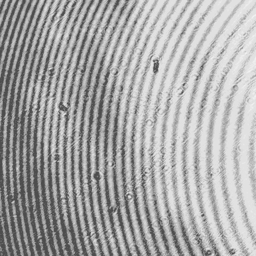
#> input picture raw/78 (1).bmp, 256 x 256 px, shrunk from 511 x 511 before the run; its folder holds 4 pictures in this run
$ python main.py
#> lines starting #> are read from the running program, lines starting #| are printed output that depends on the picture; after the words box and inside, x2 and y2 are one past the last pixel; in counts of white or black regions, pixels touching at a corner belong together; long printed decimals are rounded
### src/core.py
import numpy as np
import cv2
from scipy.optimize import minimize

def _detect_sideband(amp, H, W, min_area=5, margin=5.0):
    """
    Thuật toán nhận diện vùng Fourier tự động (Otsu + Morphology nâng ngưỡng 1%)
    được copy chính xác từ fourier_region_recognition của multiangle_phase_retrieval,
    chỉ thay đổi hướng chọn búp phổ sang bên PHẢI (centroid_x > cx).
    """
    cx, cy = W // 2, H // 2

    # 1. Tính ngưỡng Otsu khởi đầu (GTL) trên RAW amplitude
    amp_flat = amp.ravel()
    nbins = 256
    hist, bin_edges = np.histogram(amp_flat, bins=nbins)
    bin_centers = (bin_edges[:-1] + bin_edges[1:]) / 2.0

    total = hist.sum()
    sum_total = np.sum(bin_centers * hist)
    sum_bg = 0.0
    weight_bg = 0
    max_variance = 0.0
    best_threshold = bin_centers[0]

    for i in range(nbins):
        weight_bg += hist[i]
        if weight_bg == 0:
            continue
        weight_fg = total - weight_bg
        if weight_fg == 0:
            break
        sum_bg += bin_centers[i] * hist[i]
        mean_bg = sum_bg / weight_bg
        mean_fg = (sum_total - sum_bg) / weight_fg
        variance = weight_bg * weight_fg * (mean_bg - mean_fg) ** 2
        if variance > max_variance:
            max_variance = variance
            best_threshold = bin_centers[i]

    gtl = best_threshold

    T = gtl
    step = 0.01 * gtl
    max_iter = 200
    best_components = None
    num_labels_prev = 0

    # Kernel morphology
    kernel_close = cv2.getStructuringElement(cv2.MORPH_ELLIPSE, (11, 11))
    kernel_open = cv2.getStructuringElement(cv2.MORPH_ELLIPSE, (5, 5))

    def _threshold_and_regionprops(threshold):
        bw = (amp > threshold).astype(np.uint8) * 255
        contours, _ = cv2.findContours(bw, cv2.RETR_EXTERNAL, cv2.CHAIN_APPROX_SIMPLE)
        bw_area = np.zeros_like(bw)
        for cnt in contours:
            if cv2.contourArea(cnt) > min_area:
                cv2.drawContours(bw_area, [cnt], -1, 255, -1)
        bw_close = cv2.morphologyEx(bw_area, cv2.MORPH_CLOSE, kernel_close)
        contours_fill, _ = cv2.findContours(bw_close, cv2.RETR_EXTERNAL, cv2.CHAIN_APPROX_SIMPLE)
        bw_filled = np.zeros_like(bw_close)
        cv2.drawContours(bw_filled, contours_fill, -1, 255, -1)
        bw_open = cv2.morphologyEx(bw_filled, cv2.MORPH_OPEN, kernel_open)
        num_labels, labels, stats, centroids = cv2.connectedComponentsWithStats(bw_open)
        comps = []
        for label_idx in range(1, num_labels):
            area = stats[label_idx, cv2.CC_STAT_AREA]
            if area >= min_area:
                comps.append({
                    'centroid': centroids[label_idx].copy(),
                    'bbox': (stats[label_idx, cv2.CC_STAT_LEFT],
                             stats[label_idx, cv2.CC_STAT_TOP],
                             stats[label_idx, cv2.CC_STAT_WIDTH],
                             stats[label_idx, cv2.CC_STAT_HEIGHT]),
                    'area': int(area)
                })
        return bw_open, comps

    # Bước 1: Lưu ảnh nhị phân tại GTL
    step1_binary, step1_components = _threshold_and_regionprops(gtl)

    # Bước 2: Tăng ngưỡng 1% GTL cho đến khi số vùng bằng 3
    for _ in range(max_iter):
        _, components = _threshold_and_regionprops(T)
        if len(components) == 3:
            best_components = components
            break
        elif len(components) == 2 and (best_components is None or num_labels_prev != 3):
            best_components = components
        elif len(components) == 1 and best_components is None:
            best_components = components

        num_labels_prev = len(components)
        T += step
        if T >= amp.max():
            break

    if best_components is None:
        best_components = components if len(components) > 0 else []

    # Phân loại: DC gần tâm nhất
    if len(best_components) > 0:
        dc_comp = min(best_components, key=lambda c: (c['centroid'][0] - cx)**2 + (c['centroid'][1] - cy)**2)
        sidebands = [c for c in best_components if c is not dc_comp]
    else:
        sidebands = []

    if len(sidebands) > 0:
        # Chọn búp ở nửa PHẢI (centroid_x > cx)
        right_sidebands = [c for c in sidebands if c['centroid'][0] > cx]
        if len(right_sidebands) > 0:
            target_comp = max(right_sidebands, key=lambda c: c['area'])
        else:
            target_comp = max(sidebands, key=lambda c: c['centroid'][0])

        target_cx, target_cy = target_comp['centroid']

        # Bước 3: Tìm vùng lớn ở Bước 1
        best_step1_dist = float('inf')
        best_step1_comp = None
        for c in step1_components:
            d = np.sqrt((c['centroid'][0] - target_cx)**2 + (c['centroid'][1] - target_cy)**2)
            if d < best_step1_dist:
                best_step1_dist = d
                best_step1_comp = c

        if best_step1_comp is not None:
            left, top, w, h = best_step1_comp['bbox']
            px, py = best_step1_comp['centroid']
        else:
            left, top, w, h = target_comp['bbox']
            px, py = target_cx, target_cy

        rx = w / 2.0 + margin
        ry = h / 2.0 + margin
    else:
        # Fallback peak search ở nửa bên PHẢI
        search_amp = amp.copy()
        y_coords = np.arange(H)
        x_coords = np.arange(W)
        X_grid, Y_grid = np.meshgrid(x_coords, y_coords)
        dist_from_dc = np.sqrt((X_grid - cx)**2 + (Y_grid - cy)**2)
        search_amp[dist_from_dc < 15] = 0
        search_amp[:, :cx] = 0  # Chỉ tìm ở nửa bên phải
        max_idx = np.argmax(search_amp)
        py_peak, px_peak = np.unravel_index(max_idx, search_amp.shape)
        px, py = float(px_peak), float(py_peak)
        rx, ry = 20.0, 20.0

    # Tinh chỉnh sub-pixel
    y_coords = np.arange(H)
    x_coords = np.arange(W)
    X, Y = np.meshgrid(x_coords, y_coords)

    local_r = 7
    local_mask = (np.sqrt((X - px)**2 + (Y - py)**2) <= local_r)
    weights = amp[local_mask]
    total_weight = np.sum(weights)

    if total_weight > 0:
        kx = float(np.sum(X[local_mask] * weights) / total_weight - cx)
        ky = float(np.sum(Y[local_mask] * weights) / total_weight - cy)
    else:
        kx = float(px - cx)
        ky = float(py - cy)

    return kx, ky, rx, ry


def detect_carrier(holo, min_area=5, margin=5.0):
    """
    Tiện ích gọi nội bộ để trả về các tham số sóng mang, dùng cho việc debug.
    Trả về: (kx, ky, rx, ry, abs_y, abs_x)
    """
    try:
        H, W = holo.shape
        # Áp dụng Hanning window để triệt tiêu nhiễu chữ thập (cross artifacts) ở trục ngang/dọc
        window = np.outer(np.hanning(H), np.hanning(W))
        holo_windowed = holo * window

        F = np.fft.fftshift(np.fft.fft2(holo_windowed))
        amp = np.abs(F)

        kx, ky, rx, ry = _detect_sideband(amp, H, W, min_area, margin)
        return kx, ky, rx, ry, float(H // 2 + ky), float(W // 2 + kx)
    except Exception as e:
        print(f"[WARN] detect_carrier failed: {e}")
        H, W = holo.shape
        # Default fallback: 1/4 khoảng cách bên phải
        return W // 4, 0.0, 30.0, 30.0, H // 2, W // 2 + W // 4


def extract_plus_one_order(holo, temperature=0.5, min_area=5, margin=5.0):
    """
    Trích xuất phổ bậc +1 từ hologram off-axis, SỬ DỤNG KIẾN TRÚC GIẢI ĐIỀU CHẾ KHẢ VI
    (Differentiable Demodulator) tương tự như mạng nơ-ron:

    1. Xác định tần số sóng mang (kx, ky).
    2. Dịch tần số trong miền KHÔNG GIAN bằng exp(-j*2π*(kx*x/W + ky*y/H)).
       Lưu ý: Dấu âm (-) vì ta lấy búp bên PHẢI (kx > 0), muốn dời nó về tâm (0,0).
    3. Chuyển sang miền FFT, búp phổ +1 giờ đã nằm CHÍNH XÁC tại tâm (H/2, W/2).
    4. Áp dụng Sigmoid Soft Mask (hàm truyền đạt mượt) xung quanh tâm.
    5. Trả về phổ đã lọc.

    Returns:
        F_filtered: Phổ Fourier (đã dời về tâm và được lọc)
        centroid:   Tâm của phổ, LÀ HẰNG SỐ (H//2, W//2) vì đã dời bằng giải điều chế.
        mask:       Mặt nạ sigmoid
    """
    H, W = holo.shape
    cx_f, cy_f = W // 2, H // 2

    # 1. Phát hiện tần số mang (sóng mang)
    kx, ky, rx, ry, _, _ = detect_carrier(holo, min_area, margin)

    # 2. Giải điều chế (Dịch dải nền - baseband shift) trong không gian
    y_grid, x_grid = np.mgrid[0:H, 0:W]
    phase_shift = -2.0 * np.pi * (kx * x_grid / W + ky * y_grid / H)
    exp_shift = np.exp(1j * phase_shift)

    I_shifted = holo.astype(np.complex128) * exp_shift

    # 3. FFT (Lúc này búp +1 đã nằm ở chính giữa)
    F_centered = np.fft.fftshift(np.fft.fft2(I_shifted))

    # 4. Mặt nạ Sigmoid mượt (Soft Mask)
    x_dist = np.abs(x_grid - cx_f)
    y_dist = np.abs(y_grid - cy_f)

    mask_x = 1.0 / (1.0 + np.exp(-(rx - x_dist) / temperature))
    mask_y = 1.0 / (1.0 + np.exp(-(ry - y_dist) / temperature))
    mask = mask_x * mask_y

    # 5. Lọc thông thấp (Low-pass filter)
    F_filtered = F_centered * mask

    # Trả về centroid luôn là tâm do đã dùng kỹ thuật demodulation
    return F_filtered, (float(cy_f), float(cx_f)), mask


# [7 lines left out: function shift_spectrum_to_center, not called in this run]


def apply_subpixel_shift(F_centered, k1, k2):
    """
    Bù phần dư sub-pixel (k1, k2) cho phổ F_centered, trả về trường sóng phức.
    IFFT(F)[y,x] * exp(+j2π*(k1*y/H + k2*x/W)) ↔ dịch phổ (k1, k2) pixel.
    Optimizer tìm (k1, k2) sao cho hai field khớp nhau.
    """
    H, W  = F_centered.shape
    y, x  = np.mgrid[0:H, 0:W]
    field = np.fft.ifft2(np.fft.ifftshift(F_centered))
    ramp  = np.exp(1j * 2 * np.pi * (k1 * y / H + k2 * x / W))
    return field * ramp


def phase_alignment_cost(k, F_centered_1, F_centered_2):
    """
    Hàm mục tiêu: Tối ưu hóa ĐỒNG THỜI lượng dịch cho cả ảnh 1 (k1) và ảnh 2 (k2).
    - Ảnh 1 thực hiện shift với k1 = (k1x, k1y)
    - Ảnh 2 thực hiện shift với k2 = (k2x, k2y)
    - Vòng lặp minimize sẽ chạy hàm này liên tục để tìm k làm cho Pha 1 ~ Pha 2.
    """
    k1x, k1y, k2x, k2y = k

    # Shift cả 2 ảnh
    field_1 = apply_subpixel_shift(F_centered_1, k1x, k1y)
    field_2 = apply_subpixel_shift(F_centered_2, k2x, k2y)

    # Tính sai lệch pha (Pha 1 vs Pha 2)
    diff = field_1 * np.conj(field_2)
    phase_only = diff / (np.abs(diff) + 1e-12)

    # Tính điểm khớp pha. Khi Pha 1 ~ Pha 2, điểm số np.abs(np.mean) sẽ hội tụ về 1.
    # Thêm lượng regularization siêu nhỏ (1e-6) để giữ (k1, k2) không bị trôi đi vô cực.
    reg = 1e-6 * (k1x**2 + k1y**2 + k2x**2 + k2y**2)

    return -np.abs(np.mean(phase_only)) + reg


def align_two_holograms(holo_1, holo_2):
    """
    Quy trình hoàn chỉnh với Differentiable Demodulator và Sub-pixel alignment.
    """
    # 1. Trích xuất (Phổ trả về đã được căn giữa hoàn toàn)
    F1_c, centroid_1, _ = extract_plus_one_order(holo_1)
    F2_c, centroid_2, _ = extract_plus_one_order(holo_2)

    # 2. Vòng lặp tối ưu hóa (Khởi tạo k1 và k2 đều bằng 0)
    k_init = [0.0, 0.0, 0.0, 0.0]

    # Lặp đến khi nào Pha 1 ~ Pha 2 thì dừng
    res = minimize(
        phase_alignment_cost,
        k_init,
        args=(F1_c, F2_c),
        method='Powell',
        options={'maxiter': 500, 'ftol': 1e-9}
    )
    k1x_opt, k1y_opt, k2x_opt, k2y_opt = res.x

    # 3. Xuất ra Pha 1 và Pha 2 sau khi shift với k1 và k2 tối ưu
    field_1_aligned = apply_subpixel_shift(F1_c, k1x_opt, k1y_opt)
    field_2_aligned = apply_subpixel_shift(F2_c, k2x_opt, k2y_opt)

    # 4. Bù hằng số pha toàn cục (Global Phase Offset)
    # Ép hiệu pha hội tụ chính xác về mốc 0.0 rad
    diff_complex = field_1_aligned * np.conj(field_2_aligned)
    mean_phase_offset = np.angle(np.mean(diff_complex / (np.abs(diff_complex) + 1e-12)))
    field_2_aligned = field_2_aligned * np.exp(1j * mean_phase_offset)

    return {
        'field_1':             field_1_aligned,
        'field_2_aligned':     field_2_aligned,
        'k1_shifts':           (k1x_opt, k1y_opt),
        'k2_shifts':           (k2x_opt, k2y_opt),
        'centroids':           (centroid_1, centroid_2),
        'optimization_result': res,
        'phase_offset':        mean_phase_offset
    }

### main.py
import os
import glob
import re
import cv2
import numpy as np
import matplotlib.pyplot as plt
from src.core import align_two_holograms, detect_carrier, extract_plus_one_order


def plot_fft_debug(holo1, holo2, prefix, output_dir):
    """
    Vẽ phổ Fourier của cả 2 hologram, đánh dấu tâm DC và vị trí búp phổ +1
    được thuật toán tự động phát hiện. Giúp chẩn đoán lỗi chọn sai sideband.
    """
    fig, axes = plt.subplots(2, 3, figsize=(18, 11))
    fig.suptitle(f"[DEBUG] Phổ Fourier và Sideband Detection — Mẫu: {prefix}", fontsize=13)

    for row, (holo, label) in enumerate([(holo1, "Ảnh 1"), (holo2, "Ảnh 2")]):
        H, W = holo.shape
        cx, cy = W // 2, H // 2

        # --- Cột 1: Hologram gốc ---
        axes[row, 0].imshow(holo, cmap='gray')
        axes[row, 0].set_title(f"{label} — Hologram gốc")

        # --- Cột 2: Phổ Fourier (log scale) ---
        F = np.fft.fftshift(np.fft.fft2(holo))
        I_log = np.log1p(np.abs(F) ** 2)
        I_norm = (I_log - I_log.min()) / (I_log.max() - I_log.min() + 1e-12)

        axes[row, 1].imshow(I_norm, cmap='hot')
        axes[row, 1].set_title(f"{label} — Phổ Fourier (log)\nCyan = trục tâm | Xanh lá = búp được chọn")
        axes[row, 1].axhline(cy, color='cyan', linewidth=0.8, linestyle='--', alpha=0.7)
        axes[row, 1].axvline(cx, color='cyan', linewidth=0.8, linestyle='--', alpha=0.7)

        # Gọi hàm phát hiện sideband để lấy centroid thực tế
        try:
            kx, ky, rx, ry, abs_y, abs_x = detect_carrier(holo)
            axes[row, 1].plot(abs_x, abs_y, 'g+', markersize=16, markeredgewidth=2.5,
                              label=f"Búp chọn: ({abs_x:.1f}, {abs_y:.1f})")
            axes[row, 1].plot(cx, cy, 'b+', markersize=12, markeredgewidth=2,
                              label=f"DC: ({cx}, {cy})")

            import matplotlib.patches as patches
            rect = patches.Rectangle((abs_x - rx, abs_y - ry), 2*rx, 2*ry,
                                      linewidth=1.5, edgecolor='lime', facecolor='none', linestyle='--')
            axes[row, 1].add_patch(rect)

            axes[row, 1].legend(loc='upper right', fontsize=8)

            # In thông tin ra console
            side = "PHẢI" if kx > 0 else "TRÁI"
            vert = "DƯỚI" if ky > 0 else "TRÊN"
            print(f"    [{label}] Búp chọn tại pixel ({abs_x:.1f}, {abs_y:.1f}) "
                  f"→ nằm ở {side}-{vert} so với DC ({cx}, {cy}) | rx={rx:.1f}, ry={ry:.1f}")
        except Exception as e:
            axes[row, 1].set_title(f"{label} — Phổ Fourier (log)\n❌ Lỗi phát hiện: {e}")
            print(f"    [{label}] ❌ Không phát hiện được sideband: {e}")

        # --- Cột 3: Mặt nạ lọc (sigmoid mask) ---
        try:
            _, _, mask = extract_plus_one_order(holo)
            axes[row, 2].imshow(mask, cmap='viridis')
            axes[row, 2].set_title(f"{label} — Sigmoid Mask (bộ lọc)\nSáng = lọc mạnh, Tối = bỏ")
            axes[row, 2].axhline(cy, color='cyan', linewidth=0.8, linestyle='--', alpha=0.7)
            axes[row, 2].axvline(cx, color='cyan', linewidth=0.8, linestyle='--', alpha=0.7)
        except Exception:
            axes[row, 2].set_title(f"{label} — Mask: lỗi")

    plt.tight_layout()
    out_file = os.path.join(output_dir, f"{prefix}_fft_debug.png")
    plt.savefig(out_file, dpi=150, bbox_inches='tight')
    plt.close()
    print(f"  -> [DEBUG] Đã lưu ảnh phổ Fourier tại {out_file}")


def process_folder(raw_dir, output_dir, debug=True):
    """
    Quét thư mục raw_dir, tìm các cặp ảnh '* (1).bmp' và '* (2).bmp',
    căn chỉnh và lưu kết quả vào output_dir.

    debug=True: Xuất thêm ảnh phổ Fourier để chẩn đoán lỗi chọn sideband.
    """
#> called with raw_dir = 'raw', output_dir = 'results', debug = True
    if not os.path.exists(output_dir):
        os.makedirs(output_dir)

    pattern = os.path.join(raw_dir, "* (1).[bB][mM][pP]")
    file1_list = glob.glob(pattern)

    if not file1_list:
        print(f"Không tìm thấy file nào có định dạng '* (1).bmp' trong thư mục {raw_dir}")
        return

    print(f"Tìm thấy {len(file1_list)} ảnh (1).bmp. Đang tiến hành ghép cặp...")

    for file1_path in file1_list:
        base_name = os.path.basename(file1_path)

        match = re.match(r"(.*) \(1\)\.bmp", base_name, re.IGNORECASE)
        if not match:
            continue

        prefix = match.group(1)
        file2_name = f"{prefix} (2).bmp"
        file2_path = os.path.join(raw_dir, file2_name)

        if not os.path.exists(file2_path):
            print(f"[-] Cảnh báo: Thấy {base_name} nhưng thiếu {file2_name}. Bỏ qua.")
            continue

        print(f"\n[+] Đang xử lý cặp ảnh: '{prefix}'...")

        # Đọc ảnh an toàn hỗ trợ unicode path
        holo1_raw = cv2.imdecode(np.fromfile(file1_path, dtype=np.uint8), cv2.IMREAD_GRAYSCALE)
#> holo1_raw is the input picture: shape (256, 256); min 74, max 242, mean 167.5
        holo2_raw = cv2.imdecode(np.fromfile(file2_path, dtype=np.uint8), cv2.IMREAD_GRAYSCALE)
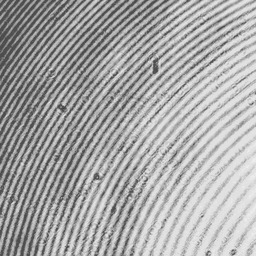
#> input picture raw/78 (2).bmp, 256 x 256 px, shrunk from 511 x 511 before the run
#> holo2_raw is the input picture: shape (256, 256); min 61, max 240, mean 167

        if holo1_raw is None or holo2_raw is None:
            print(f"[-] Lỗi khi đọc file ảnh cho cặp {prefix}")
            continue

        holo1 = holo1_raw.astype(float)
        holo2 = holo2_raw.astype(float)

        # --- DEBUG: Xuất ảnh phổ Fourier và vị trí sideband được chọn ---
        if debug:
            print(f"  [DEBUG] Đang phân tích phổ Fourier và sideband detection...")
            plot_fft_debug(holo1, holo2, prefix, output_dir)
#> the loop in plot_fft_debug, `for row, (holo, label) in enumerate([(holo1, "Ảnh 1"), (holo2, "Ảnh 2"..` made 2 passes
#> (row, label) on pass 1: (0, 'Ảnh 1')
#> (printed output is left out)
#> pass 1, in plot_fft_debug, `I_log = np.log1p(np.abs(F) ** 2)`:
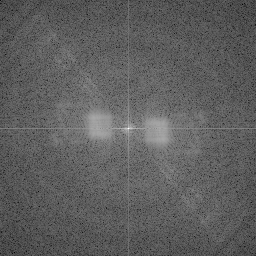
#> I_log: shape (256, 256) float64; min 5.36, max 32.42, mean 15.4; drawn with min black and max white
#> pass 1, in detect_carrier, `holo_windowed = holo * window`:
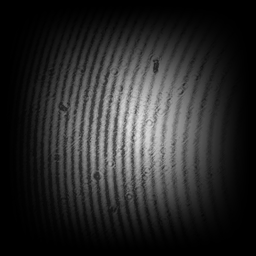
#> holo_windowed: shape (256, 256) float64; min 0, max 222, mean 42.1

        try:
            results = align_two_holograms(holo1, holo2)
#> the loop in _detect_sideband (call 5), `for _ in range(max_iter):` made 200 passes
#> pass 1, in _threshold_and_regionprops (call 806), `bw = (amp > threshold).astype(np.uint8) * 255`:
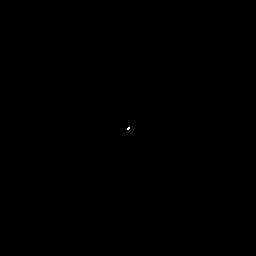
#> bw: shape (256, 256); 0.01% white in thin lines or dots, all inside (x1, y1, x2, y2) = (127, 127, 130, 130)
            k1_shifts = results['k1_shifts']
            k2_shifts = results['k2_shifts']
            opt_result = results['optimization_result']

            print(f"  -> Lượng dịch ảnh 1 (k1): {k1_shifts[0]:.4f}, {k1_shifts[1]:.4f}")
#|   -> Lượng dịch ảnh 1 (k1): 0.1685, 1.3051
            print(f"  -> Lượng dịch ảnh 2 (k2): {k2_shifts[0]:.4f}, {k2_shifts[1]:.4f}")
#|   -> Lượng dịch ảnh 2 (k2): 1.1304, -0.1374
            print(f"  -> Lặp đến khi hội tụ: {opt_result.success} | "
                  f"Điểm số: {opt_result.fun:.6f} | Số vòng lặp: {opt_result.nit}")
#|   -> Lặp đến khi hội tụ: True | Điểm số: -0.8717 | Số vòng lặp: 3

            field_1 = results['field_1']
            field_2 = results['field_2_aligned']

            phase1     = np.angle(field_1)
            phase2     = np.angle(field_2)
            phase_diff = np.angle(field_1 * np.conj(field_2))
            amplitude1 = np.abs(field_1)
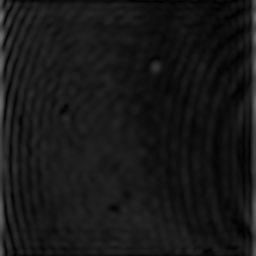
#> amplitude1: shape (256, 256) float64; min 0.107, max 111.1, mean 23.9
            amplitude2 = np.abs(field_2)
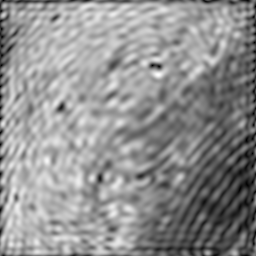
#> amplitude2: shape (256, 256) float64; min 0.4, max 38.64, mean 22.1; drawn with min black and max white

            # --- Ảnh kết quả chính (5 subplot) ---
            fig, axes = plt.subplots(2, 3, figsize=(18, 11))
            fig.suptitle(
                f"Kết quả Alignment — Mẫu: {prefix} | "
                f"Shift k1: ({k1_shifts[0]:.2f}, {k1_shifts[1]:.2f}), k2: ({k2_shifts[0]:.2f}, {k2_shifts[1]:.2f}) | "
                f"Hội tụ: {opt_result.success}",
                fontsize=12
            )

            im0 = axes[0, 0].imshow(phase1,     cmap='gray')
            axes[0, 0].set_title("Pha ảnh 1")
            fig.colorbar(im0, ax=axes[0, 0], fraction=0.046, pad=0.04)

            im1 = axes[0, 1].imshow(phase2,     cmap='gray')
            axes[0, 1].set_title("Pha ảnh 2 (đã căn chỉnh)")
            fig.colorbar(im1, ax=axes[0, 1], fraction=0.046, pad=0.04)

            im2 = axes[0, 2].imshow(phase_diff, cmap='RdBu')
            axes[0, 2].set_title("Hiệu pha (nên phẳng nếu alignment đúng)")
            fig.colorbar(im2, ax=axes[0, 2], fraction=0.046, pad=0.04)

            im3 = axes[1, 0].imshow(amplitude1, cmap='inferno')
            axes[1, 0].set_title("Biên độ ảnh 1")
            fig.colorbar(im3, ax=axes[1, 0], fraction=0.046, pad=0.04)

            im4 = axes[1, 1].imshow(amplitude2, cmap='inferno')
            axes[1, 1].set_title("Biên độ ảnh 2 (đã căn chỉnh)")
            fig.colorbar(im4, ax=axes[1, 1], fraction=0.046, pad=0.04)

            # Histogram hiệu pha để đánh giá mức độ hội tụ
            axes[1, 2].hist(phase_diff.ravel(), bins=100, color='steelblue', edgecolor='none')
            axes[1, 2].set_title(
                f"Phân phối hiệu pha\n"
                f"Mean={np.mean(phase_diff):.3f} rad | Std={np.std(phase_diff):.3f} rad\n"
                f"(Std nhỏ = alignment tốt)"
            )
            axes[1, 2].set_xlabel("Phase difference (rad)")
            axes[1, 2].set_ylabel("Số pixel")

            plt.tight_layout()
            out_file = os.path.join(output_dir, f"{prefix}_phase_results.png")
            plt.savefig(out_file, dpi=150, bbox_inches='tight')
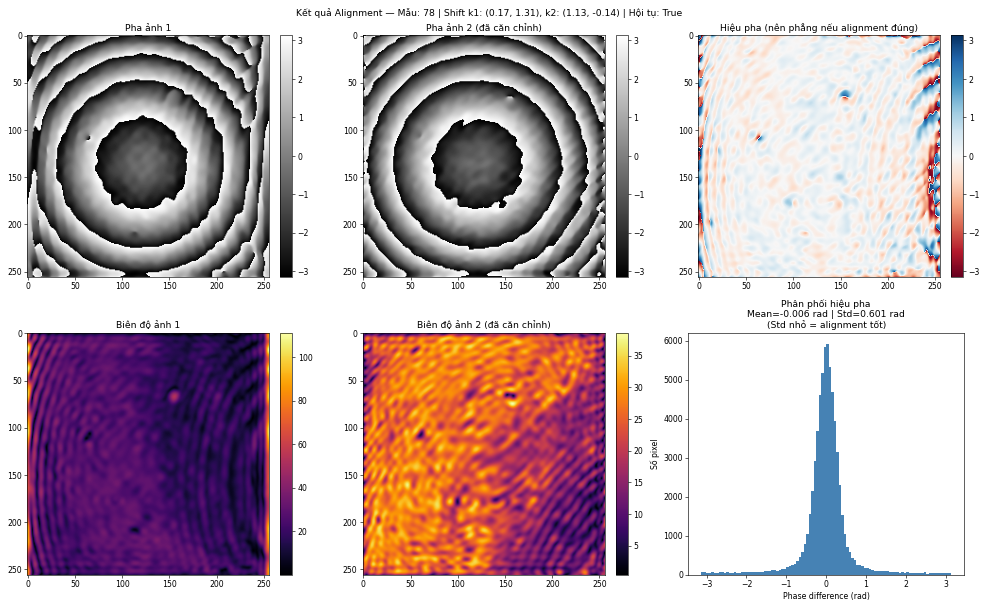
#> figure drawn by matplotlib, 11 panels; panel 6: tallest bar 5901 high, from x = 6.09e-05 to 0.0629
            plt.close()
            print(f"  -> Đã lưu kết quả tại {out_file}")

        except Exception as e:
            import traceback
            print(f"[-] Lỗi khi tính toán thuật toán cho {prefix}: {e}")
            traceback.print_exc()


if __name__ == "__main__":
    RAW_FOLDER    = "raw"
    OUTPUT_FOLDER = "results"

    # debug=True: xuất thêm ảnh FFT debug để kiểm tra sideband selection
    # Sau khi xác nhận sideband đúng, đặt debug=False để chạy nhanh hơn
    print(f"Bắt đầu quy trình với thư mục '{RAW_FOLDER}'...")
    process_folder(RAW_FOLDER, OUTPUT_FOLDER, debug=True)
